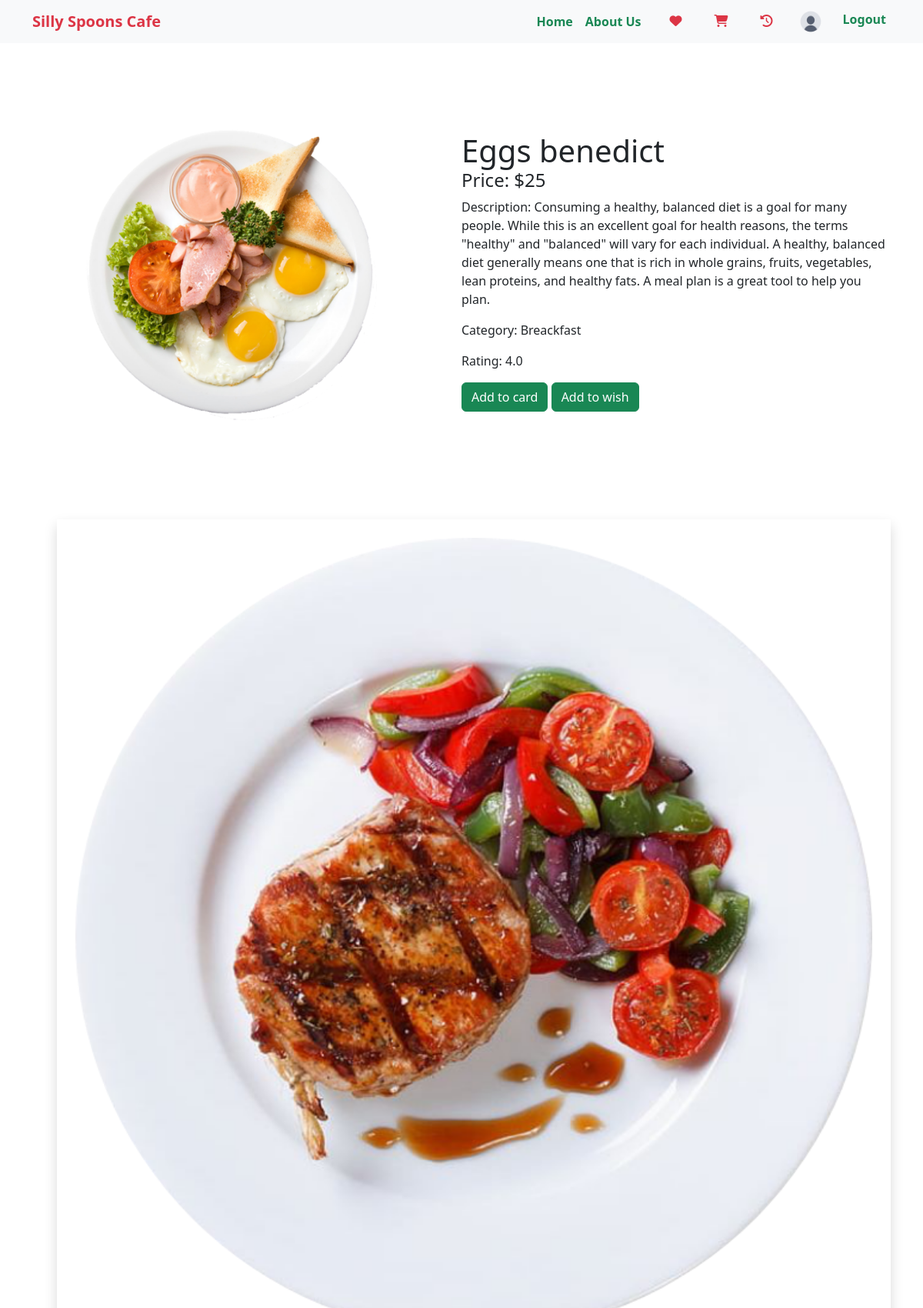
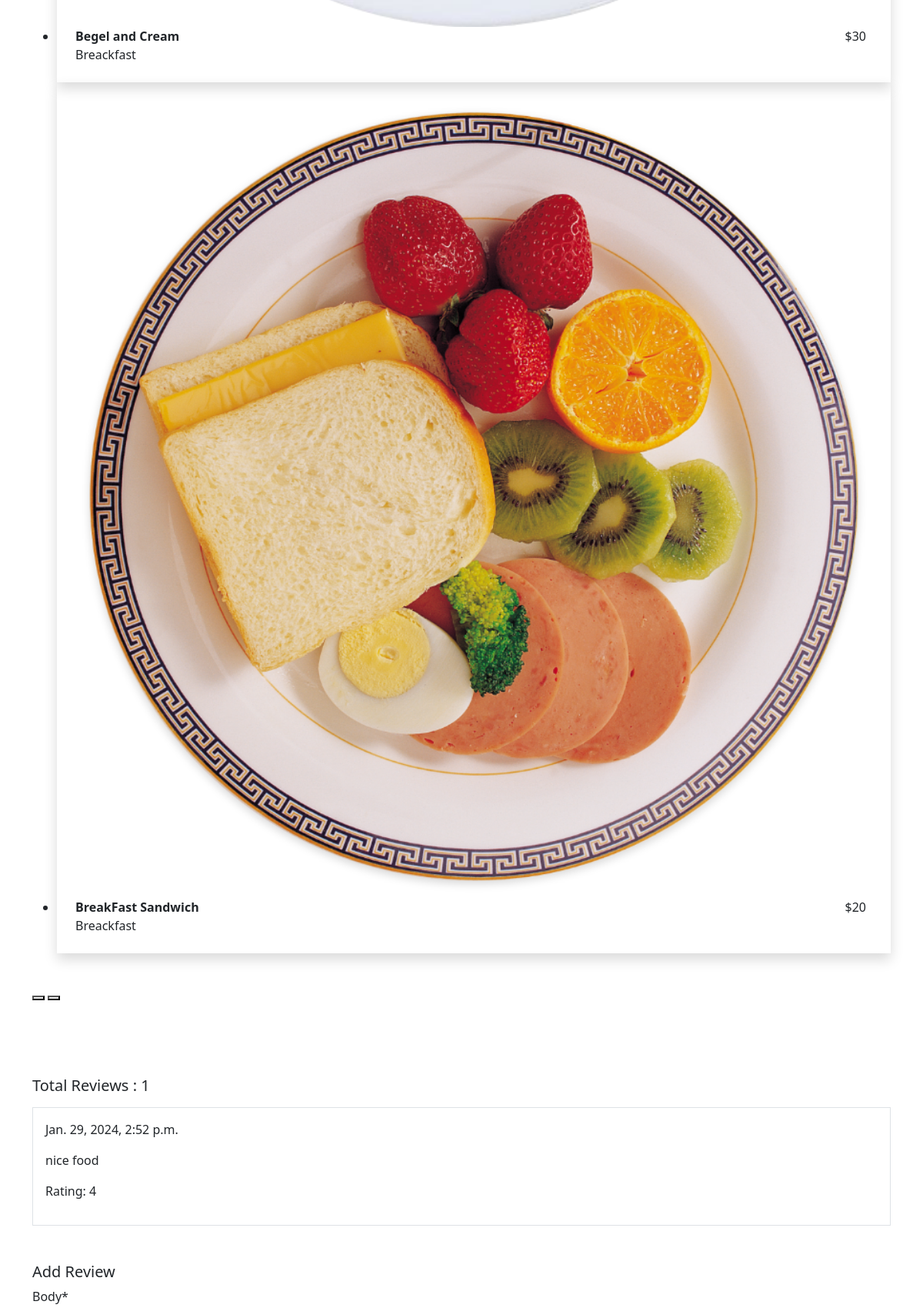
The app's page /food/fooddetails/106 (signed in, upper part) with its own data (2 pictures, top to bottom).
### food/models.py (models this page shows, shortened)
class Food(models.Model):
    foodid = models.IntegerField(primary_key=True)
    name = models.CharField(max_length=50)
    price = models.IntegerField()
    description = models.TextField()
    rating = models.FloatField(default=0.0)
    category = models.ForeignKey(Category, on_delete=models.CASCADE)
    author = models.ForeignKey(User, on_delete=models.CASCADE)
    image = models.ImageField(upload_to='food/images')

class Category(models.Model):
    name = models.CharField(max_length=30)
    slug = models.SlugField(max_length=40)
    image = models.ImageField(upload_to='food/images', null=True, blank=True)
    def __str__(self):
        return self.name

class Review(models.Model):
    food = models.ForeignKey(Food, on_delete = models.CASCADE, related_name= 'reviews')
    author = models.ForeignKey(User, on_delete = models.CASCADE, null=True, blank=True)
    body = models.TextField()
    created = models.DateTimeField(auto_now_add=True)
    rating = models.CharField(choices = STAR_CHOICES, max_length=10)

### food/views.py (the view, shortened to what this page needs)
# urls.py: path('fooddetails/<int:foodid>', views.FoodDetailsView.as_view(), name='food_details' ),
class FoodDetailsView(DetailView):
    model = models.Food
    template_name = 'food_details.html'
    pk_url_kwarg = 'foodid'
    def get_context_data(self, **kwargs):
        context = super().get_context_data(**kwargs)
        food = self.object
        reviews = food.reviews.all()
        review_form = forms.ReviewForm()
        foodData = models.Food.objects.filter(category = self.object.category ).exclude(foodid = self.object.foodid)
        context["foodData"] = foodData
        context['reviews'] = reviews
        context['review_form'] = review_form
        return context

### food/templates/food_details.html (shortened to what this page needs)
{% extends 'base.html' %}
{% load crispy_forms_tags %}
{% block content %}
<div class="container my-5 py-5">
  <div class="mb-3 " style="max-width: 100%;">
    <div class="row g-0">
      <div class="col-lg-6">
        <img src="{{food.image.url}}" class="img-fluid rounded-start w-75 ms-5" alt="...">
      </div>
      <div class="col-lg-6 my-auto">
        <div class="card-body ">
          <h1 class="card-title">{{food.name}}</h1>
          <h4 class="card-text">Price: ${{food.price}}</h4>
          <p class="card-text">Description: {{food.description}}</p>
          <p class="card-text">Category: {{food.category}}</p>
          <p class="card-text">Rating: {{food.rating}}</p>
          {% if request.user.is_authenticated %}
          <a href="{% url 'add_cardlist' foodid=food.foodid %}" class="btn btn-success">Add to card</a>
          <a href="{% url 'add_wishlist' foodid=food.foodid %}" class="btn btn-success">Add to wish</a>
          {% endif %}
        </div>
      </div>
    </div>
  </div>
  <div class="swiffy-slider slider-item-show3 slider-item-reveal slider-nav-dark slider-nav-outside-expand my-5 py-5">
    <ul class="slider-container py-4" id="slider2">
      {% for food in foodData %}
        <li>
          <a href="{% url 'food_details' food.foodid %}" class="text-decoration-none text-dark">
            <div class="shadow h-100 p-4">
                <div class="ratio ratio-1x1">
                    <img src="{{ food.image.url }}" class="card-img-top" loading="lazy" alt="...">
                </div>
                <div class="card-body d-flex flex-column flex-md-row">
                    <div class="flex-grow-1">
                        <strong>{{food.name}}</strong>
                        <p class="card-text">{{food.category}}</p>
                    </div>
                    <div class="px-md-2">${{food.price}}</div>
                </div>
            </div>
          </a>
        </li>
        {% endfor %}
    </ul>
    <button type="button" class="slider-nav" aria-label="Go to previous"></button>
    <button type="button" class="slider-nav slider-nav-next" aria-label="Go to next"></button>
</div>
    <div class="my-5">
      <div class="card-body">
        <h5 class="my-3">Total Reviews : {{reviews | length}}</h5>
          {% for review in reviews %}
          <div class="border p-3 mt-2">
          <p> {{review.created}}</p>
          <p>{{review.body}}</p>
          <p>Rating: {{review.rating}}</p>
        </div>
          {% endfor %}
      </div>
    </div>
    {% if request.user.is_authenticated %}
    <div class="my-5">
      <div class="card-body">
        {% if review_form %}
          <h5>Add Review</h5>
          <form method="post">
              {{review_form | crispy}}
          </form>
        {% endif %}
      </div>
    </div>
    {% endif %}
</div>
{% endblock %}

### static/css/style.css (style rules this page uses)
:root { --card_width: 200px; --card_border_radius: 16px; --row_increment: 5px; --card_small: 25; --card_medium: 35; --card_large: 45; }

### records on screen
Food: image (picture), name "Eggs benedict", price "25", description "Consuming a healthy, balanced diet is a goal for many people. While this is an excellent goal for health reasons, the terms \"healthy\" and \"balanced\" will vary for each individual. A healthy, balanced diet generally means one that is rich in whole grains, fruits, vegetables, lean proteins, and healthy fats. A meal plan is a great tool to help you plan.", category "Breackfast", rating "4.0"
Food: image (picture), name "Begel and Cream", category "Breackfast", price "30"
Food: image (picture), name "BreakFast Sandwich", category "Breackfast", price "20"
Review: created "Jan. 29, 2024, 2:52 p.m.", body "nice food", rating "4"

### other values on screen
{{ reviews | length }} "1"
{{ review_form | crispy }} "Body *"
